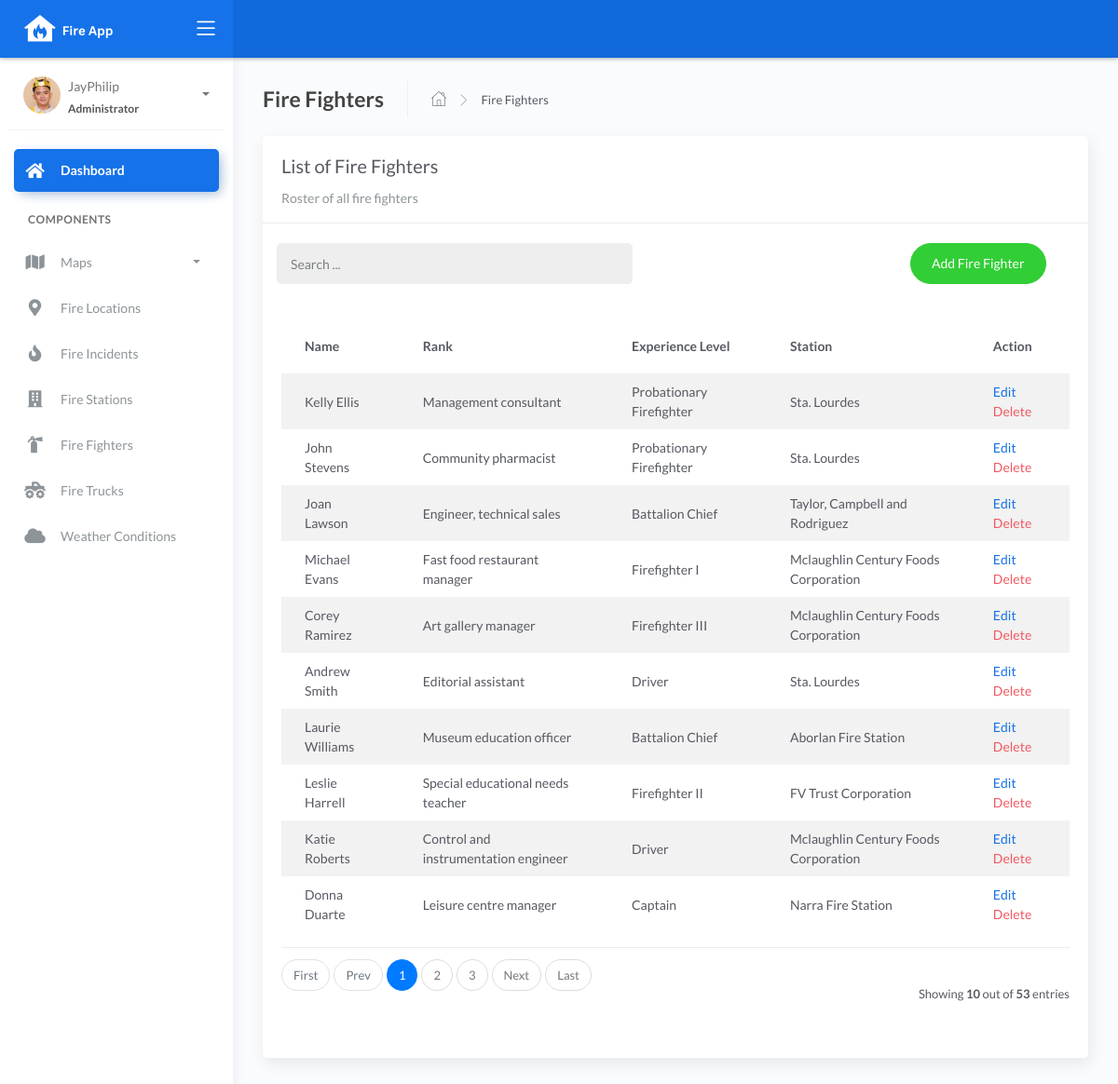
/firefighters_list, run on an earlier commit of the app's database.
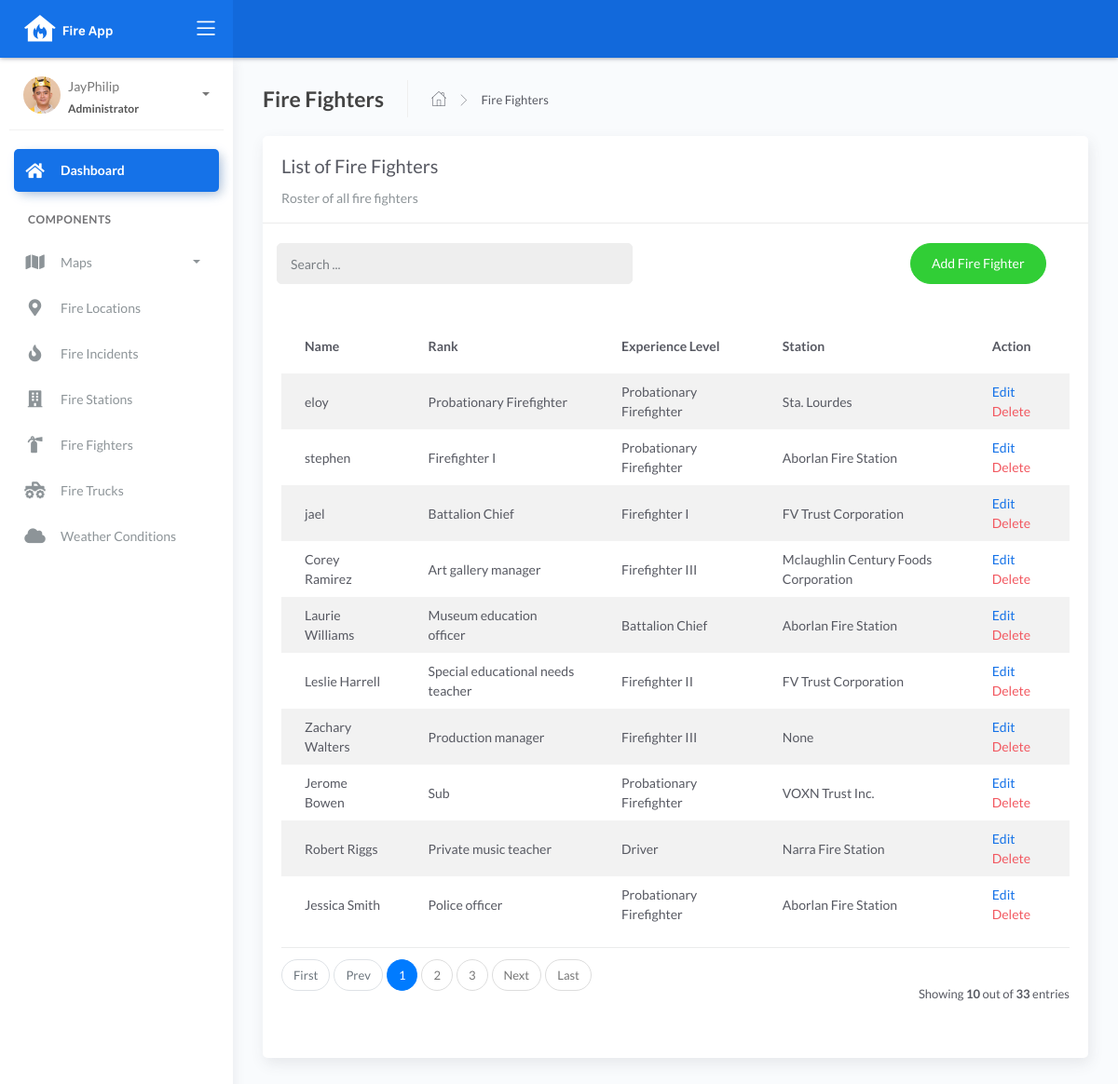
And on a later commit of the database.
### fire/models.py (models this page shows, shortened)
class BaseModel(models.Model):
    created_at = models.DateTimeField(auto_now_add=True, db_index=True)
    updated_at = models.DateTimeField(auto_now=True)
    class Meta:
        abstract = True

class Firefighters(BaseModel):
    XP_CHOICES = (
        ('Probationary Firefighter', 'Probationary Firefighter'),
        ('Firefighter I', 'Firefighter I'),
        ('Firefighter II', 'Firefighter II'),
        ('Firefighter III', 'Firefighter III'),
        ('Driver', 'Driver'),
        ('Captain', 'Captain'),
        ('Battalion Chief', 'Battalion Chief'),
    )
    name = models.CharField(max_length=150)
    rank = models.CharField(max_length=150, choices=XP_CHOICES)
    experience_level = models.CharField(max_length=150)
    station = models.ForeignKey(FireStation, on_delete=models.SET_NULL, null=True, blank=True, related_name='firefighters')

class FireStation(BaseModel):
    name = models.CharField(max_length=150)
    latitude = models.DecimalField(
        max_digits=22, decimal_places=16, null=True, blank=True)
    longitude = models.DecimalField(
        max_digits=22, decimal_places=16, null=True, blank=True)
    address = models.CharField(max_length=150)
    city = models.CharField(max_length=150)  # can be in separate table
    country = models.CharField(max_length=150)  # can be in separate table
    def __str__(self):
        return f"{self.name}"

### fire/views.py (the view)
# urls.py: path('firefighters_list', FirefightersList.as_view(), name='firefighters-list'),
class FirefightersList(ListView):
    model = Firefighters
    context_object_name = 'firefighters'
    template_name = "firefighters_list.html"
    paginate_by = 10
    def get_queryset(self, *args, **kwargs):
         qs = super(FirefightersList, self).get_queryset(*args, **kwargs)
         if self.request.GET.get("q") != None:
             query = self.request.GET.get('q')
             qs = qs.filter(Q(name__icontains=query) |
                            Q(rank__icontains=query) |
                            Q(experience_level__icontains=query) |
                            Q(station__icontains=query))
         return qs

### templates/firefighters_list.html (shortened to what this page needs)
{% extends 'base.html' %} {% load static %} {% block content %}
<div class="content">
    <div class="page-inner">
        <div class="page-header">
            <h4 class="page-title">Fire Fighters</h4>
            <ul class="breadcrumbs">
                <li class="nav-home">
                    <a href="{%url 'dashboard-chart' %}">
                    <i class="flaticon-home"></i>
                    </a>
                </li>
                <li class="separator">
                    <i class="flaticon-right-arrow"></i>
                </li>
                <li class="nav-item">
                    <a href="#">Fire Fighters</a>
                </li>
            </ul>
        </div>
        <div class="row">
            <div class="col-md-12">
                <div class="card">
                    <div class="card-header">
                        <div class="card-title">List of Fire Fighters</div>
                        <div class="card-category">Roster of all fire fighters</div>
                    </div>
                    <br>
                        <div class="col-md-12 row">
                            <div class="col-md-6">
                                <form class="navbar-left navbar-form nav-search mr-md-3" action="{% url 'firefighters-list' %}">
                                    <div class="input-group">
                                        <input type="text" placeholder="Search ..." class="form-control" name="q">
                                        <div class="input-group-append">
                                        <span class="input-group-text">
                                        </span>
                                        </div>
                                    </div>
                                </form>
                            </div>
                            <div class="col-md-6">
                                <div class="pull-right">
                                    <a href="{% url 'firefighters-add'%}" class="btn btn-success btn-rounded">Add Fire Fighter</a>
                                </div>
                            </div>
                        </div>
                    <div class="card-body">
                        <table class="table table-striped mt-3">
                            <thead>
                                <tr>
                                    <th scope="col">Name</th>
                                    <th scope="col">Rank</th>
                                    <th scope="col">Experience Level</th>
                                    <th scope="col">Station</th>
                                    <th scope="col">Action</th>
                                </tr>
                            </thead>
                            <tbody>
                                {% for object in object_list %}
                                <tr>
                                    <td>{{ object.name }}</td>
                                    <td>{{ object.rank }}</td>
                                    <td>{{ object.experience_level }}</td>
                                    <td>{{ object.station }}</td>
                                    <td>
                                        <a href="firefighters_list/edit/{{ object.id }}">Edit</a>
                                        <a href="firefighters_list/delete/{{ object.id }}" class="text-danger">Delete</a>
                                    </td>
                                </tr>
                                {% empty %}
                                <tr>
                                    <td colspan="4" style="text-align: center">
                                    <p class="text-sm font-weight-bold mb-0">No Records Found</p>
                                    </td>
                                </tr>
                                {% endfor %}
                            </tbody>
                        </table>
                        {% include 'includes/pagination.html' %}
                    </div>
                </div>
            </div>
        </div>
    </div>
</div>
{% endblock %}

What changed in the data, as far as the page shows it:
removed Firefighters: name "Joan Lawson", rank "Engineer, technical sales", experience_level "Battalion Chief", station "Taylor, Campbell and Rodriguez"
removed Firefighters: name "Andrew Smith", rank "Editorial assistant", experience_level "Driver", station "Sta. Lourdes"
removed Firefighters: name "Katie Roberts", rank "Control and instrumentation engineer", experience_level "Driver", station "Mclaughlin Century Foods Corporation"
removed Firefighters: name "Donna Duarte", rank "Leisure centre manager", experience_level "Captain", station "Narra Fire Station"
changed Firefighters "Sta. Lourdes": name "Kelly Ellis" → "eloy"; rank "Management consultant" → "Probationary Firefighter"
changed Firefighters: name "John Stevens" → "stephen"; rank "Community pharmacist" → "Firefighter I"; station "Sta. Lourdes" → "Aborlan Fire Station"
changed Firefighters: name "Michael Evans" → "jael"; rank "Fast food restaurant manager" → "Battalion Chief"; station "Mclaughlin Century Foods Corporation" → "FV Trust Corporation"
now on this page (row edited): Firefighters: name "Zachary Walters", rank "Production manager", experience_level "Firefighter III", station "None"
now on this page (row unchanged): Firefighters: name "Jerome Bowen", rank "Sub", experience_level "Probationary Firefighter", station "VOXN Trust Inc."
now on this page (row unchanged): Firefighters: name "Robert Riggs", rank "Private music teacher", experience_level "Driver", station "Narra Fire Station"
now on this page (row unchanged): Firefighters: name "Jessica Smith", rank "Police officer", experience_level "Probationary Firefighter", station "Aborlan Fire Station"
Also different on the page:
{{ paginator.count }}: "53" → "33"
